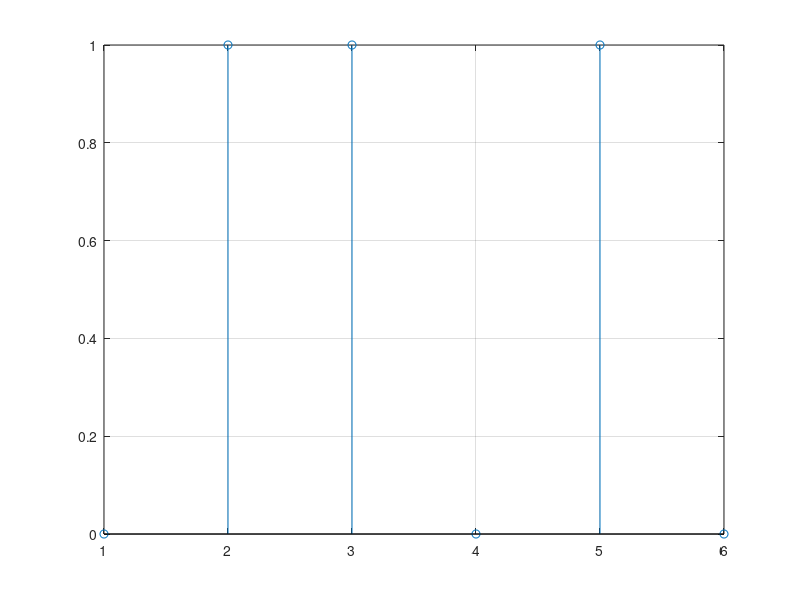

Write MATLAB code to recreate this figure.
function exercitiul6()
   
    Fs = 12000;
    N = 0.5*12; 
    n = 1:N;
    for j = 1:1:N
        s(j) = round(rand);
    end
    Ts = 1/Fs;
    t = Ts:Ts:N*Ts;
  
    stem(n,s),grid 

end